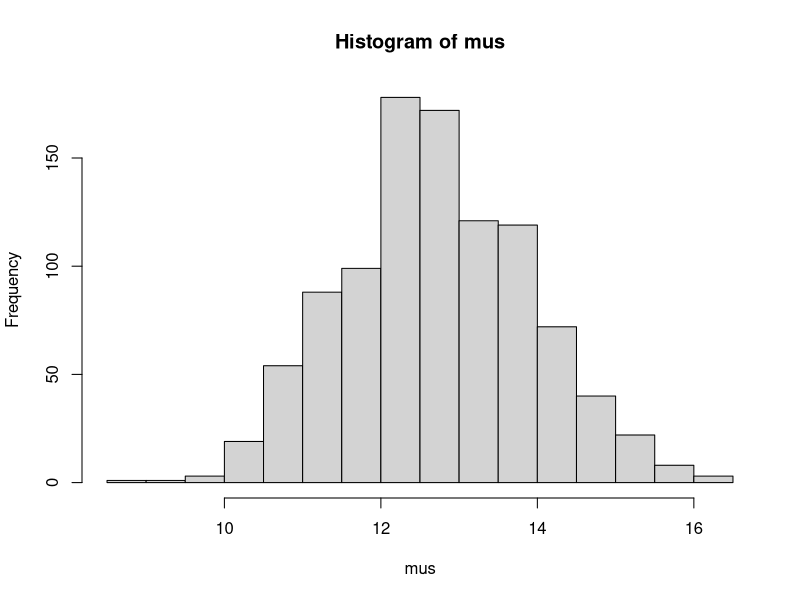
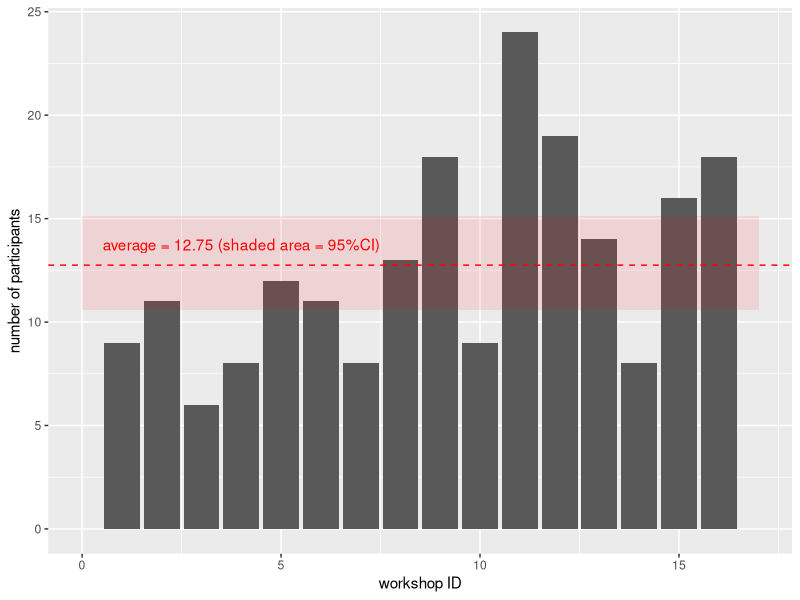

These charts were generated, in order, by the following R code:
setwd(dirname(rstudioapi::getActiveDocumentContext()$path))

df  <- read.table("../data/workshops.csv", h = T, sep = ";")
x   <- table(df$ID) # participants per workshop

#### t-test & CI ---------------------------------------------------------------
t.test(x, mu = 12)


#### bootstrap -----------------------------------------------------------------
dgp <- x
n   <- length(dgp)
m   <- 1000

set.seed(1)
mus <- c()
for (i in 1:m) {
  y <- sample(dgp, n, rep = T) # sampling with replacement
  mus <- c(mus, mean(y))
}

hist(mus)
print(quantile(mus, p = c(0.025, 0.975)))


#### update plot with uncertainty in mean --------------------------------------
library(ggplot2)
df <- data.frame(ID = 1:16, size = as.numeric(x))

ggplot(df, aes(x = ID, y = size)) + geom_bar(stat = "identity") +
  xlab("workshop ID") + ylab("number of participants") +
  geom_hline(yintercept = mean(df$size), colour = "red", lty = "dashed") +
  annotate("text", x = 4, y =  1 + mean(df$size), 
           colour = "red", 
           label = paste0("average = ", mean(df$size), " (shaded area = 95%CI)")) +
  annotate("rect", ymin = quantile(mus, 0.025), ymax =  quantile(mus, 0.975), 
           xmin = 0, xmax = 17,
           alpha = .1, fill = "red")


#### bootstrap using a library -------------------------------------------------
library(boot)
stat_fn <- function(data, idx) {
  mean(data[idx])
}
res <- boot(x, stat_fn, R = m)
boot.ci(res, type = "perc")


#### bootstrapping the median --------------------------------------------------
stat_fn <- function(data, idx) {
  median(data[idx])
}
res <- boot(x, stat_fn, R = m)
boot.ci(res, type = "perc")
